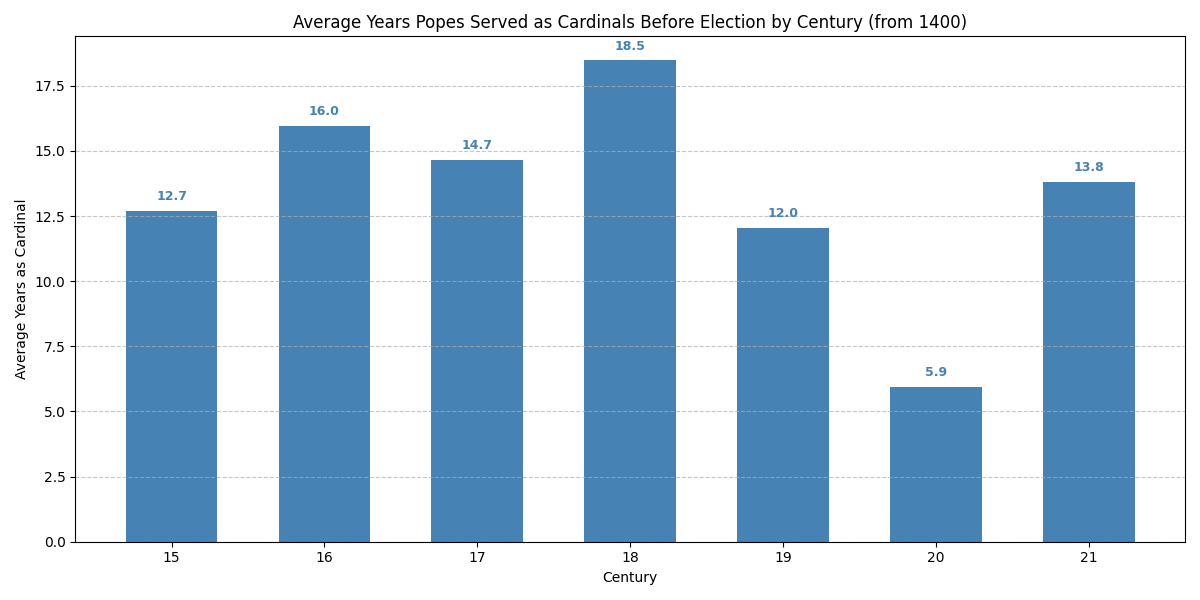

Reproduce this figure in Python.
import matplotlib.pyplot as plt
import csv

# ----------------------------
# Load CSV
# ----------------------------
rows = []
with open("popes.csv") as f:
    reader = csv.DictReader(f)
    for row in reader:
        rows.append(row)

# ----------------------------
# Filter and aggregate
# ----------------------------
# Only popes starting from 1400 with valid cardinalate data
century_data = {}

for row in rows:
    start_year = int(row["start"][:4])
    if start_year < 1400:
        continue
    years_str = row["years_as_cardinal"]
    if not years_str or years_str == "NA":
        continue
    try:
        years = float(years_str)
    except ValueError:
        continue

    century = start_year // 100 + 1
    if century not in century_data:
        century_data[century] = []
    century_data[century].append(years)

centuries = sorted(century_data.keys())
mean_years = [sum(century_data[c]) / len(century_data[c]) for c in centuries]
pope_counts = [len(century_data[c]) for c in centuries]

# Print summary
print("Average years served as cardinal before becoming pope per century:")
for c, mean, count in zip(centuries, mean_years, pope_counts):
    print(f"  {c}th century: {mean:.2f} years ({count} popes)")

# ----------------------------
# Plot
# ----------------------------
fig, ax = plt.subplots(figsize=(12, 6))

bar_width = 0.6

bars = ax.bar(
    centuries,
    mean_years,
    width=bar_width,
    color="steelblue",
)

# Annotate mean values above bars
for rect, mean in zip(bars, mean_years):
    ax.text(
        rect.get_x() + rect.get_width() / 2,
        rect.get_height() + 0.3,
        f"{mean:.1f}",
        ha="center",
        va="bottom",
        fontsize=9,
        fontweight="bold",
        color="steelblue",
    )

ax.set_xlabel("Century")
ax.set_ylabel("Average Years as Cardinal")
ax.set_title("Average Years Popes Served as Cardinals Before Election by Century (from 1400)")
ax.set_xticks(centuries)
ax.grid(True, axis="y", linestyle="--", alpha=0.7)


plt.tight_layout()
plt.savefig("Age Statistics/Cardinalate/average_years_as_cardinal_by_century.png")
